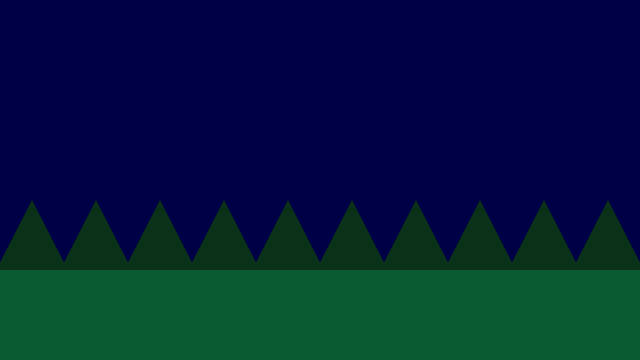
Frame 1 (no input)
Frame 60 (no input): identical to frame 1, image omitted
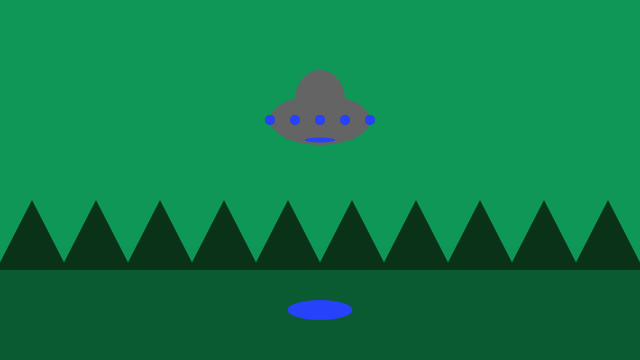
Frame 120 (the mouse pressed at the canvas centre since frame 60)

The p5.js sketch that drew these frames (run headless with seeded random() and noise() and a simulated clock; from frame 60 on, the mouse is pressed at the canvas centre):

// p5.js sketch
// ── sketch.js
function setup() {
	// create a place to draw
	createCanvas(640, 360);
	noStroke();
}

function draw() {
	// draw background
	background(0, 0, 70);
	if(mouseIsPressed){
	    background(random(0, 200), random(0, 200), random(0, 200));
	}

	// draw ground, trees
	fill(10, 50, 25);
	for (var x = 0; x < 10; x++) {
		triangle((x * 64) - 50, 360, (x * 64) + 32, 200, (x * 64) + 114, 360);
	}


	fill(10, 90, 50);
	rect(0, 270, 640, 360);

	// draw ufo
	fill(100, 100, 100);
	ellipse(mouseX, mouseY - 60, 100, 50);
	ellipse(mouseX, mouseY - 80, 50, 60);

	//draw ufo windows
	fill(75, 75, 75);
	ellipse(mouseX - 50, mouseY - 60, 10, 10);
	ellipse(mouseX - 25, mouseY - 60, 10, 10);
	ellipse(mouseX, mouseY - 60, 10, 10);
	ellipse(mouseX + 25, mouseY - 60, 10, 10);
	ellipse(mouseX + 50, mouseY - 60, 10, 10);

	//make ufo flash
	if (mouseIsPressed) {

		fill(random(0, 255), random(0, 255), random(0, 255));
		ellipse(mouseX - 50, mouseY - 60, 10, 10);
		ellipse(mouseX - 25, mouseY - 60, 10, 10);
		ellipse(mouseX, mouseY - 60, 10, 10);
		ellipse(mouseX + 25, mouseY - 60, 10, 10);
		ellipse(mouseX + 50, mouseY - 60, 10, 10);
		ellipse(mouseX, mouseY - 40, 30, 5);

	//make spotlight
	  ellipse(mouseX, 310, 65, 20);
	}
}
